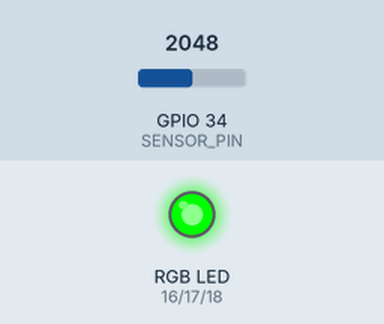
Bench run of a sketch on a simulated ESP32. On the bench: an RGB LED mixed from three pins (HIGH = lit). The inputs (shaded band) are chosen by the test bench; at power-on: GPIO 34 (SENSOR_PIN) = 2048 (analog values on the 0–4095 scale). WiFi joins after 1.5 s; servers stay silent unless stated; uploads are accepted with an empty reply; what the sketch prints to the serial monitor is not drawn.

Above: at 2.4 s.
At 4.4 s:
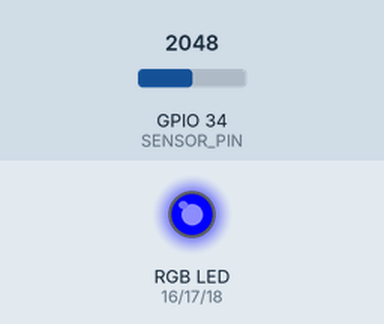
Timing chart, 0 to 4.7 s (numbered marks = the images above):
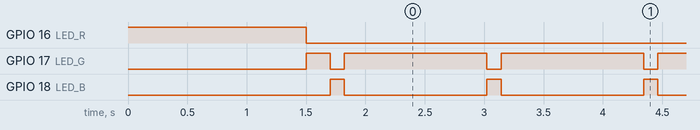

Measured:
- by itself, GPIO 17 (LED_G): alternates HIGH for 1.2 s and LOW for 0.12 s
- by itself, GPIO 18 (LED_B): alternates HIGH for 0.12 s and LOW for 1.2 s

The sketch:

esp32_local_post.ino
```cpp
// v1_esp32.ino
/* ============================================================
   방법 1 · 로컬 PC 대시보드 — ESP32(Arduino D1 R32) 送信 코드
   ------------------------------------------------------------
   같은 WiFi에 연결된 "내 PC"의 수집 서버로 센서 값을 POST 합니다.
   - 보드: ESP32 (Arduino D1 R32)  · 보드레이트 115200
   - 준비: 아래 ssid / password / SERVER 를 내 환경에 맞게 수정
   - SERVER 의 IP 는 PC에서 ipconfig 로 확인한 "내 PC의 IP"
   - 상태 LED(RGB 모듈, 핀 R·G·B·-): 빨강=연결중/실패, 초록=정상, 파랑=전송성공
   ============================================================ */
#include <WiFi.h>
#include <HTTPClient.h>

const char* ssid     = "iotcamp";      // ← 공유기 이름(SSID)
const char* password = "********";     // ← 공유기 비밀번호
const char* SERVER   = "http://192.168.0.5:5000/ingest";  // ← 내 PC IP:5000
const char* SENSOR   = "light";        // 센서 이름(대시보드 표시용)
const int   SENSOR_PIN = 34;           // 조도센서 아날로그 입력(IO34)
const int   PERIOD_MS  = 1000;         // 전송 주기(ms)

// 상태 표시 RGB LED (모듈 핀:  R · G · B · - )   "-"(공통) → GND
const int LED_R = 16;   // R → IO16
const int LED_G = 17;   // G → IO17
const int LED_B = 18;   // B → IO18
void led(bool r, bool g, bool b) {     // 공통 캐소드 모듈: HIGH = 점등
  digitalWrite(LED_R, r); digitalWrite(LED_G, g); digitalWrite(LED_B, b);
}

void setup() {
  Serial.begin(115200);
  analogReadResolution(12);            // ESP32 ADC 12비트(0~4095)
  pinMode(LED_R, OUTPUT); pinMode(LED_G, OUTPUT); pinMode(LED_B, OUTPUT);
  led(1, 0, 0);                        // 🔴 WiFi 연결 중
  WiFi.begin(ssid, password);
  Serial.print("WiFi 연결 중");
  while (WiFi.status() != WL_CONNECTED) { delay(500); Serial.print("."); }
  Serial.println("\nWiFi 연결됨. IP: " + WiFi.localIP().toString());
  led(0, 1, 0);                        // 🟢 WiFi 연결됨
}

void loop() {
  int value = analogRead(SENSOR_PIN);

  if (WiFi.status() == WL_CONNECTED) {
    HTTPClient http;
    http.begin(SERVER);
    http.addHeader("Content-Type", "application/json");
    // 전송 본문 예: {"sensor":"light","value":2731}
    String body = String("{\"sensor\":\"") + SENSOR + "\",\"value\":" + value + "}";
    int code = http.POST(body);
    Serial.printf("POST %d  %s=%d\n", code, SENSOR, value);
    http.end();
    if (code == 200) { led(0, 0, 1); delay(120); }   // 🔵 전송 성공 깜빡
    else             { led(1, 0, 0); delay(120); }   // 🔴 전송 실패
    led(0, 1, 0);                                     // 🟢 정상 대기
  } else {
    led(1, 0, 0);                                     // 🔴 WiFi 끊김 → 재연결
    Serial.println("WiFi 끊김 — 재연결 대기");
    WiFi.begin(ssid, password);
  }
  delay(PERIOD_MS);
}
```
